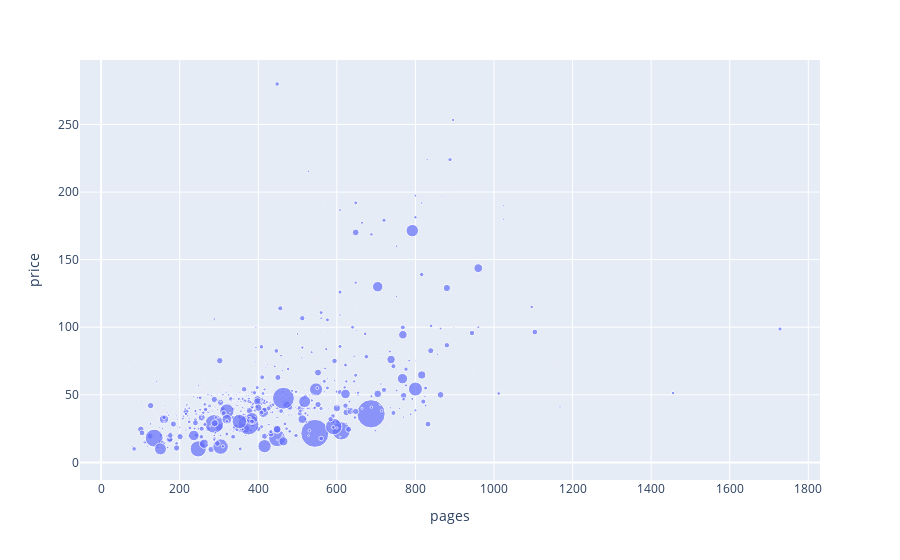

This figure's notebook cell:
### Markdown cell above
#### The relation between price and pages

### Code cell
px.scatter(df,x="pages",y="price",size="n_reviews")

### Figure 1 — Plotly figure (JSON) as saved in the notebook; plotly's stock layout.template omitted (floating-point values rounded to 4 significant figures; data arrays with more than 128 entries replaced by an {"elided": "..."} marker saying what was removed)
{"data": [{"hovertemplate": "pages=%{x}<br>price=%{y}<br>n_reviews=%{marker.size}<extra></extra>", "legendgroup": "", "marker": {"color": "#636efa", "size": {"elided": "946 int values"}, "sizemode": "area", "sizeref": 18.91, "symbol": "circle"}, "mode": "markers", "name": "", "orientation": "v", "showlegend": false, "type": "scatter", "x": {"elided": "946 int values"}, "xaxis": "x", "y": {"elided": "946 float values"}, "yaxis": "y"}], "layout": {"legend": {"itemsizing": "constant", "tracegroupgap": 0}, "margin": {"t": 60}, "xaxis": {"anchor": "y", "domain": [0, 1], "title": {"text": "pages"}}, "yaxis": {"anchor": "x", "domain": [0, 1], "title": {"text": "price"}}}}
